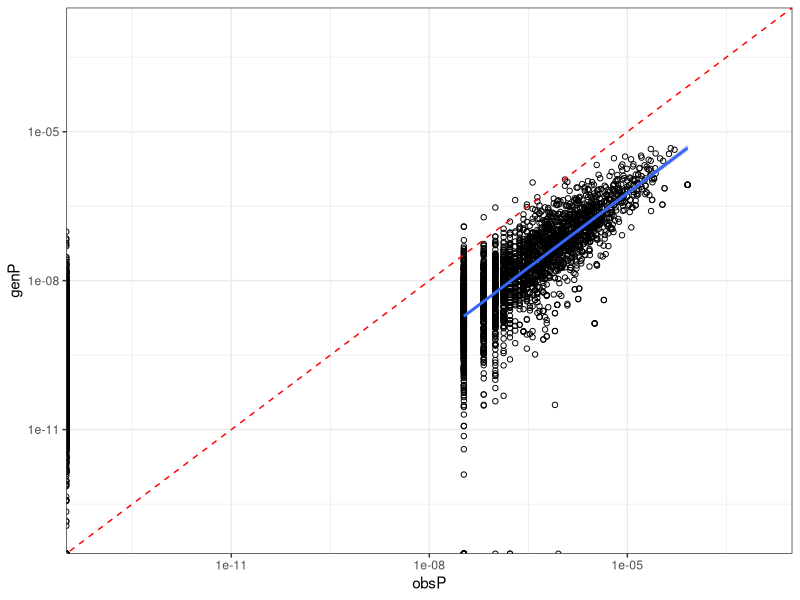
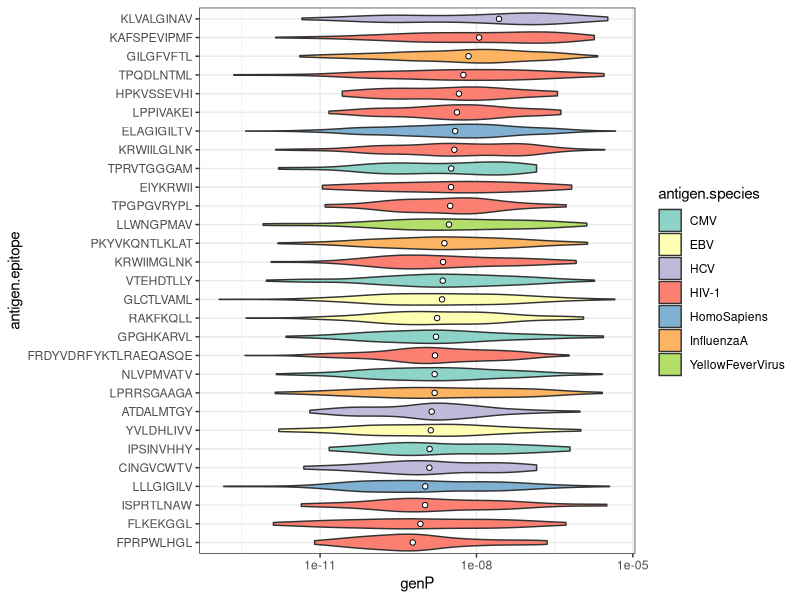
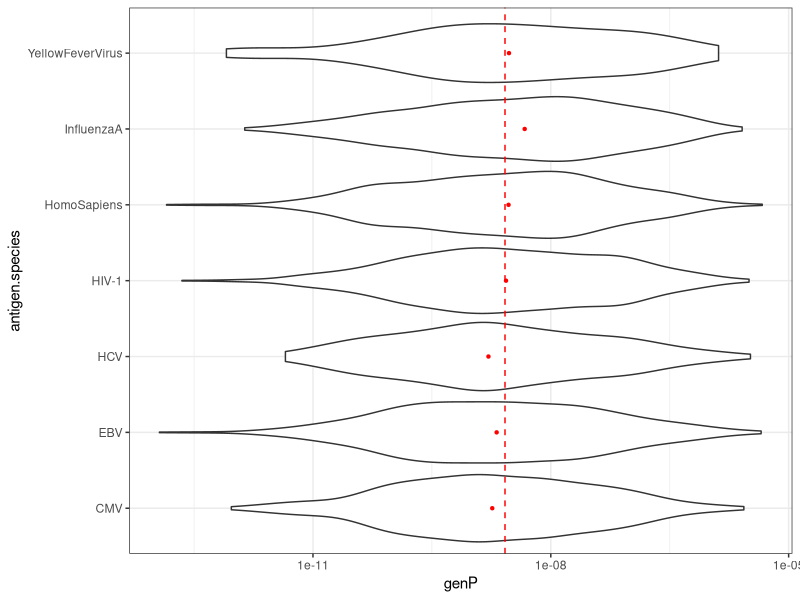
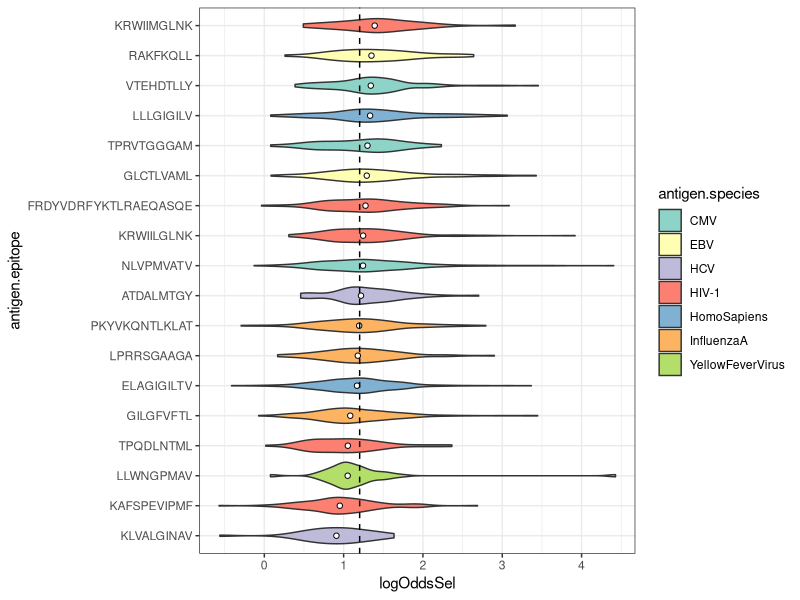
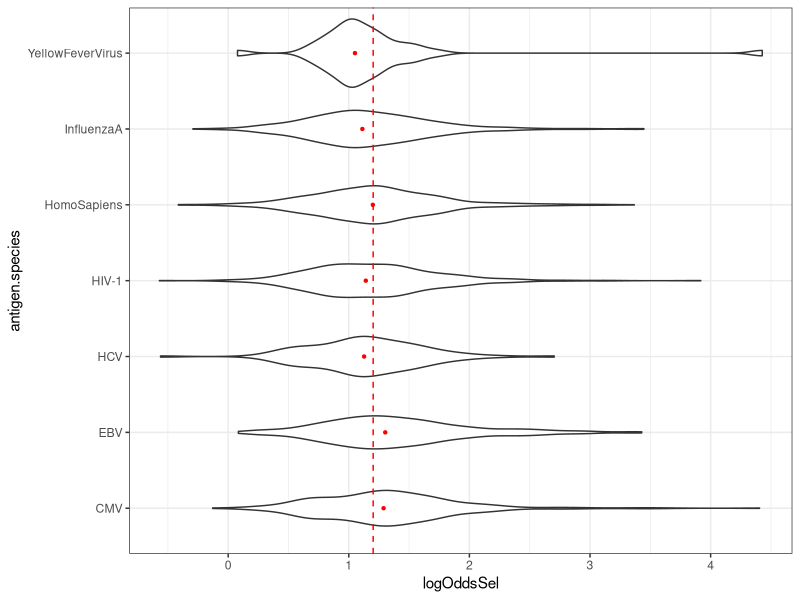
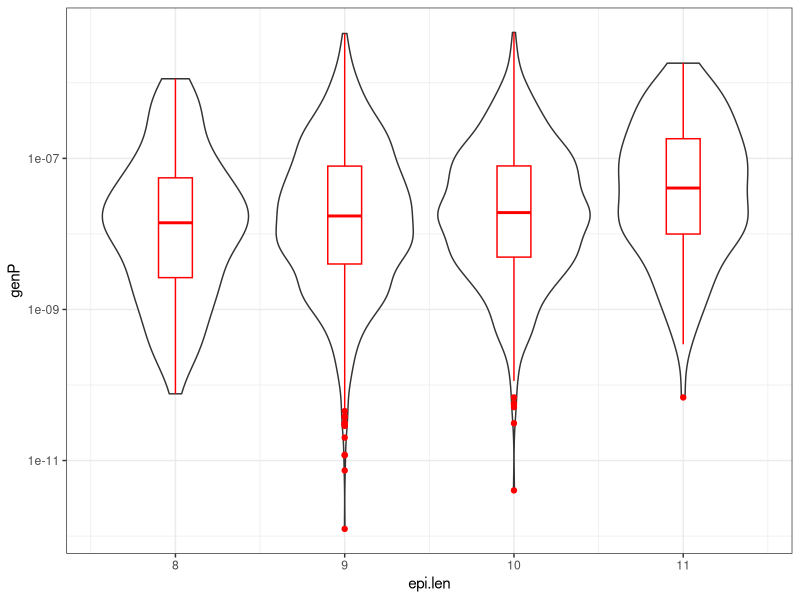
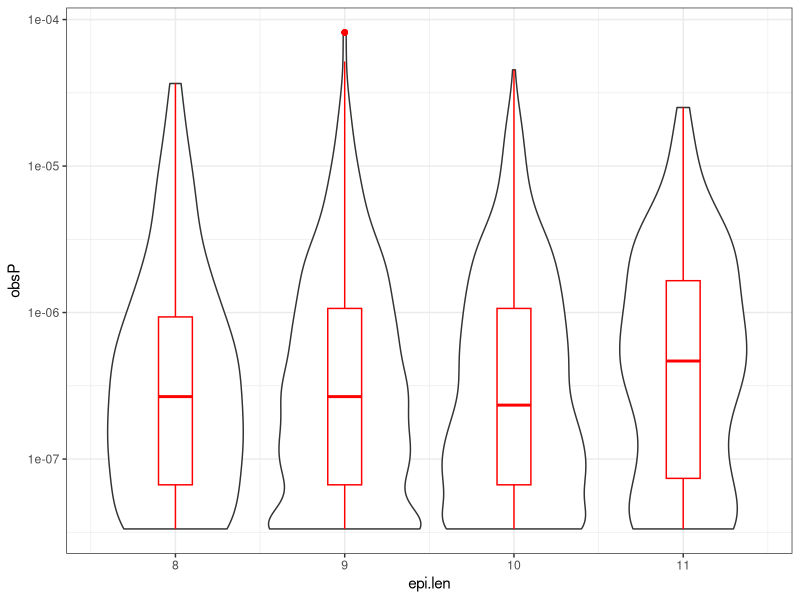
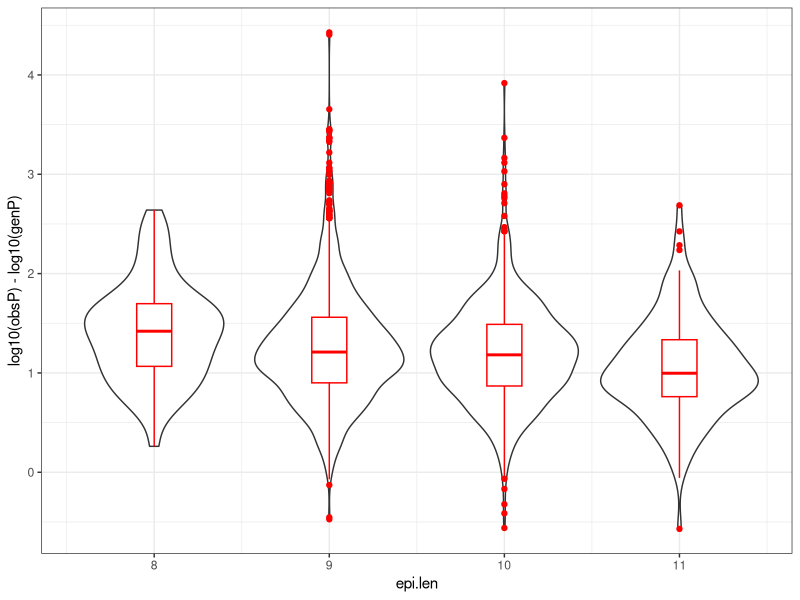

R code for these plots, in order:
## ---- chunk 1
knitr::opts_chunk$set(echo = TRUE)
## ---- chunk 2
library(ggplot2)
library(dplyr)
## ---- chunk 3
TOTAL_REARRANGEMENTS_AGING = 29989055

df = read.table("VDJDB_fullP.txt", header=T, sep="\t")

# Fix issue with SLYNTVATL epitope labelled as CMV in 1555537 -> should put an issue in vdjdb-db!
# which is actually HIV
df$antigen.species = as.factor(ifelse(df$antigen.epitope == "SLYNTVATL", "HIV-1", as.character(df$antigen.species)))

df$obsP = df$ageing_occur / TOTAL_REARRANGEMENTS_AGING
## ---- chunk 4
ggplot(df, aes(x=obsP, y=genP)) +
  geom_point(shape=21)+
  geom_smooth(method="lm") +
  geom_abline(slope = 1, intercept = 0, linetype = "dashed", color = "red") +
  scale_x_log10(limits = c(1e-13, 1e-3)) +
  scale_y_log10(limits = c(1e-13, 1e-3)) +
  theme_bw()

# Not quite obvious from ANOVA..

lmP = lm(log10(obsP) ~ log10(genP), subset(df, obsP > 0 & genP > 0))
summary(lmP)
anova(lmP)

# Lets try GLM

glmP = glm(obsP * TOTAL_REARRANGEMENTS_AGING ~ genP, data = df, family = poisson)
summary(glmP)
## ---- chunk 5
df.tcr.per.epitope = df %>%
  filter(genP > 0) %>%
  group_by(antigen.epitope) %>%
  dplyr::summarise(count = n(), genP_med = median(genP)) %>%
  filter(count >= 30)
## ---- chunk 6
df.1 = subset(df, antigen.epitope %in% df.tcr.per.epitope$antigen.epitope & genP > 0)
df.1$antigen.epitope = factor(df.1$antigen.epitope, levels = df.tcr.per.epitope$antigen.epitope[order(df.tcr.per.epitope$genP_med)])

ggplot(df.1, aes(x=antigen.epitope, group = antigen.epitope, y=genP, fill = antigen.species)) +
  geom_violin() + stat_summary(fun.y=median, geom="point", shape=21, fill = "white", color="black") +
  scale_y_log10() +
  coord_flip() +
  scale_fill_brewer(palette = "Set3") +
  theme_bw()

ggplot(df.1, aes(x=antigen.species, group = antigen.species, y=genP)) +
  geom_violin() + stat_summary(fun.y=median, geom="point", shape=21, fill = "red", color="white") +
  geom_hline(yintercept = median(df.1$genP), linetype = "dashed", color = "red") +
  scale_y_log10() +
  coord_flip() +
  theme_bw()

a1 = aov(log10(genP) ~ antigen.epitope, df.1)
summary(a1)

a2 = aov(log10(genP) ~ antigen.species, df.1)
summary(a2)
TukeyHSD(a2, "antigen.species")
## ---- chunk 7
df.tcr.per.epitope.2 = df %>%
  filter(genP > 0 & obsP > 0) %>%
  group_by(antigen.epitope) %>%
  dplyr::summarise(count = n(), logOddsSel_med = median(log10(obsP) - log10(genP))) %>%
  filter(count >= 30)

df.2 = subset(df, antigen.epitope %in% df.tcr.per.epitope.2$antigen.epitope & genP > 0 & obsP > 0)
df.2$logOddsSel = with(df.2, log10(obsP) - log10(genP))
df.2$antigen.epitope = factor(df.2$antigen.epitope, levels = df.tcr.per.epitope.2$antigen.epitope[order(df.tcr.per.epitope.2$logOddsSel_med)])

med_log_odds = median(df.2$logOddsSel)
## ---- chunk 8
ggplot(df.2, aes(x=antigen.epitope, group = antigen.epitope, y=logOddsSel, fill = antigen.species)) +
  geom_violin() + stat_summary(fun.y=median, geom="point", shape=21, fill = "white", color="black") +
  geom_hline(yintercept = med_log_odds, linetype = "dashed", color = "black") +
  coord_flip() +
  scale_fill_brewer(palette = "Set3") +
  theme_bw()

ggplot(df.2, aes(x=antigen.species, group = antigen.species, y=logOddsSel)) +
  geom_violin() + stat_summary(fun.y=median, geom="point", shape=21, fill = "red", color="white") +
  geom_hline(yintercept = med_log_odds, linetype = "dashed", color = "red") +
  coord_flip() +
  theme_bw()

a1 = aov(logOddsSel ~ antigen.epitope, df.2)
summary(a1)

a2 = aov(logOddsSel ~ antigen.species, df.2)
summary(a2)
TukeyHSD(a2, "antigen.species")
## ---- chunk 9
df.epi = df %>% filter(mhc.class=="MHCI" & genP > 0 & obsP > 0)
df.epi$epi.len = nchar(as.character(df.epi$antigen.epitope))
df.epi.s = df.epi %>%
  group_by(epi.len) %>%
  dplyr::summarise(count = n()) %>%
  arrange(-count)
print(df.epi.s)

df.epi = df.epi %>% filter(epi.len < 12)

ggplot(df.epi, aes(x=epi.len, group=epi.len, y=genP)) +
  geom_violin() + geom_boxplot(color="red", width=0.2) +
  scale_y_log10() +
  theme_bw()

summary(lm(log10(genP) ~ epi.len, df.epi))

ggplot(df.epi, aes(x=epi.len, group=epi.len, y=obsP)) +
  geom_violin() + geom_boxplot(color="red", width=0.2) +
  scale_y_log10() +
  theme_bw()

summary(lm(log10(obsP) ~ epi.len, df.epi))

ggplot(df.epi, aes(x=epi.len, group=epi.len, y=log10(obsP)-log10(genP))) +
  geom_violin() + geom_boxplot(color="red", width=0.2) +
  theme_bw()

summary(lm(log10(obsP)-log10(genP) ~ epi.len, df.epi))
## ---- chunk 10
# some dummy stuff 
df.ann = read.table("ann.aging_annot_0.txt", header = T, sep = "\t") %>%
  merge(df) %>%
  filter(obsP > 0 & genP > 0) %>%
  mutate(logOddsSel = log10(obsP) - log10(genP))
## ---- chunk 11
ggplot(df.ann, aes(x=base.cdr3length / 3, y=logOddsSel)) +
  geom_violin(aes(group = base.cdr3length / 3)) + 
  geom_boxplot(aes(group = base.cdr3length / 3), color="red", width=0.2) +
  geom_smooth() +
  theme_bw()

ggplot(df.ann, aes(x=aaprop.strength, y=logOddsSel)) +
  geom_violin(aes(group = aaprop.strength)) + 
  geom_boxplot(aes(group = aaprop.strength), color="red", width=0.2) +
  geom_smooth() +
  theme_bw()

ggplot(df.ann, aes(x=aaprop.polarity, y=logOddsSel)) +
  geom_violin(aes(group = aaprop.polarity)) + 
  geom_boxplot(aes(group = aaprop.polarity), color="red", width=0.2) +
  geom_smooth() +
  theme_bw()

ggplot(df.ann, aes(x=aaprop.charge, y=logOddsSel)) +
  geom_violin(aes(group = aaprop.charge)) + 
  geom_boxplot(aes(group = aaprop.charge), color="red", width=0.2) +
  geom_smooth() +
  theme_bw()

ggplot(df.ann, aes(x=round(aaprop.hydropathy), y=logOddsSel)) +
  geom_violin(aes(group = round(aaprop.hydropathy))) + 
  geom_boxplot(aes(group = round(aaprop.hydropathy)), color="red", width=0.2) +
  geom_smooth() +
  theme_bw()
